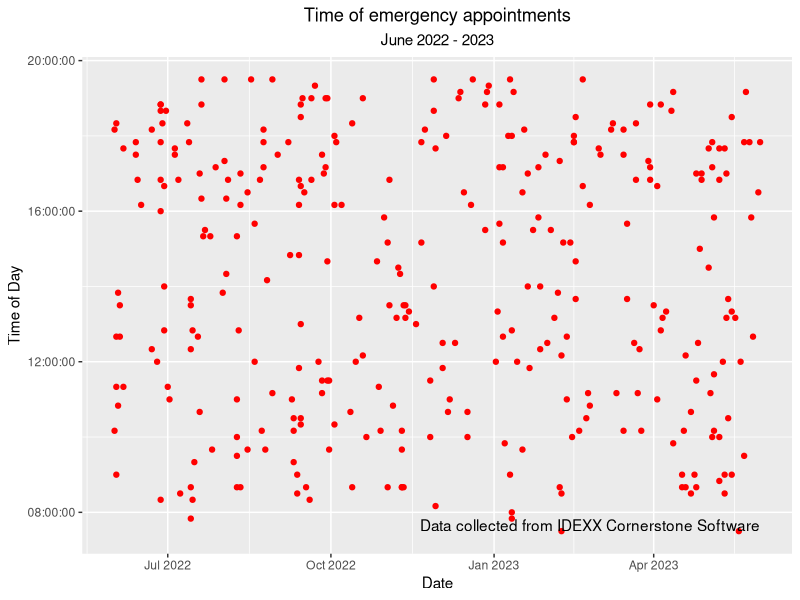

This chart was generated by the following R code:
## ---- chunk 1
knitr::opts_chunk$set(echo = TRUE)
## ---- chunk 2
library(tidyverse)
library(skimr)
library(hms)
## ---- chunk 3
vet_hosp_apptimes <- read_csv("vet_hosp_apptimes_june2022_june2023.csv")

View(vet_hosp_apptimes)
head(vet_hosp_apptimes)
skim(vet_hosp_apptimes)
## ---- chunk 4
# formatting appt_date to date format & making sure app_time is in time format
vet_hosp_apptimes$appt_date <- as.Date(vet_hosp_apptimes$appt_date, format = "%m/%d/%Y")
vet_hosp_apptimes$appt_time <- as_hms(vet_hosp_apptimes$appt_time)

# making characters lowercase in "reason_desc" 
vet_hosp_apptimes <- vet_hosp_apptimes %>% 
  mutate(reason_desc = tolower(reason_desc))

# remove app times that are inaccurate (hosp. only open 7am-8pm)
vet_hosp_apptimes <- vet_hosp_apptimes %>% 
  filter(appt_time >= as_hms("07:00:00") & appt_time <= as_hms("20:00:00"))

# looking at unique values in "reason_desc", no misspelling or variances of "emergency" found
reason_desc_unique_values <- vet_hosp_apptimes %>% 
  count(reason_desc)

# select out only columns needed for analysis
vet_hosp_apptimes_select <- vet_hosp_apptimes %>% 
  select(appt_date, appt_time, reason_desc)

# filtering out only emergency apps
vet_hosp_apptimes_emergency <- vet_hosp_apptimes_select %>% 
  filter(reason_desc == "emergency")
## ---- chunk 5
ggplot(vet_hosp_apptimes_emergency, aes(x = appt_date, y = appt_time)) + geom_point(color = "red") +
  labs(title = "Time of emergency appointments", subtitle = "June 2022 - 2023", x = "Date", y = "Time of Day") +
  theme(plot.title = element_text(hjust = 0.5), plot.subtitle = element_text(hjust = 0.5)) +
  annotate("text", x = max(vet_hosp_apptimes_emergency$appt_date), y = min(vet_hosp_apptimes_emergency$appt_time),
           label = "Data collected from IDEXX Cornerstone Software", hjust = 1, vjust = 0)
